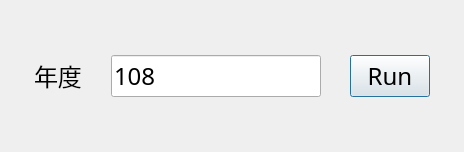
<?xml version="1.0" encoding="UTF-8"?>
<ui version="4.0">
 <class>Dialog</class>
 <widget class="QDialog" name="Dialog">
  <property name="geometry">
   <rect>
    <x>0</x>
    <y>0</y>
    <width>464</width>
    <height>152</height>
   </rect>
  </property>
  <property name="windowTitle">
   <string>交叉查榜爬蟲</string>
  </property>
  <layout class="QHBoxLayout" name="horizontalLayout">
   <item>
    <spacer name="horizontalSpacer">
     <property name="orientation">
      <enum>Qt::Horizontal</enum>
     </property>
     <property name="sizeHint" stdset="0">
      <size>
       <width>40</width>
       <height>20</height>
      </size>
     </property>
    </spacer>
   </item>
   <item>
    <widget class="QLabel" name="label">
     <property name="font">
      <font>
       <family>微軟正黑體</family>
       <pointsize>18</pointsize>
      </font>
     </property>
     <property name="text">
      <string>年度</string>
     </property>
    </widget>
   </item>
   <item>
    <spacer name="horizontalSpacer_3">
     <property name="orientation">
      <enum>Qt::Horizontal</enum>
     </property>
     <property name="sizeHint" stdset="0">
      <size>
       <width>40</width>
       <height>20</height>
      </size>
     </property>
    </spacer>
   </item>
   <item>
    <widget class="QLineEdit" name="lineEdit">
     <property name="font">
      <font>
       <family>微軟正黑體</family>
       <pointsize>18</pointsize>
      </font>
     </property>
     <property name="text">
      <string>108</string>
     </property>
    </widget>
   </item>
   <item>
    <spacer name="horizontalSpacer_4">
     <property name="orientation">
      <enum>Qt::Horizontal</enum>
     </property>
     <property name="sizeHint" stdset="0">
      <size>
       <width>40</width>
       <height>20</height>
      </size>
     </property>
    </spacer>
   </item>
   <item>
    <widget class="QPushButton" name="pushButton">
     <property name="font">
      <font>
       <family>微軟正黑體</family>
       <pointsize>18</pointsize>
      </font>
     </property>
     <property name="text">
      <string>Run</string>
     </property>
    </widget>
   </item>
   <item>
    <spacer name="horizontalSpacer_2">
     <property name="orientation">
      <enum>Qt::Horizontal</enum>
     </property>
     <property name="sizeHint" stdset="0">
      <size>
       <width>40</width>
       <height>20</height>
      </size>
     </property>
    </spacer>
   </item>
  </layout>
 </widget>
 <resources/>
 <connections/>
</ui>
